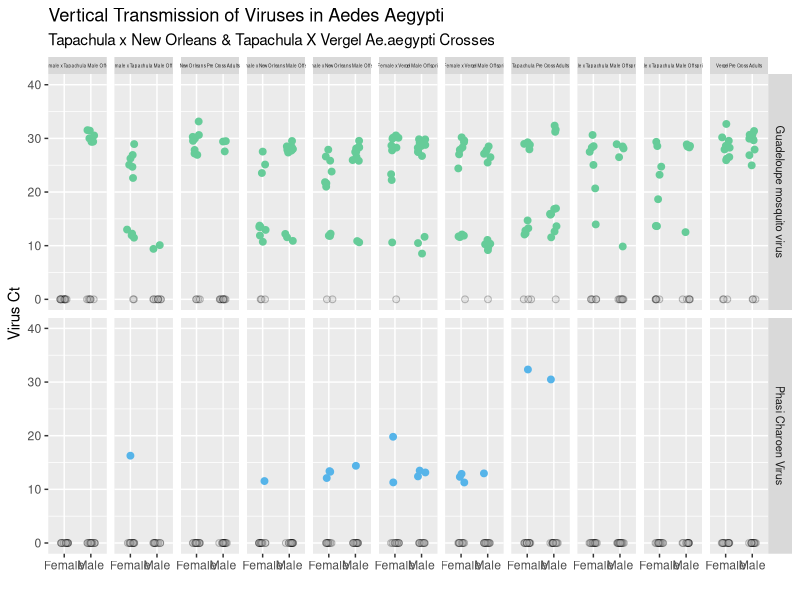
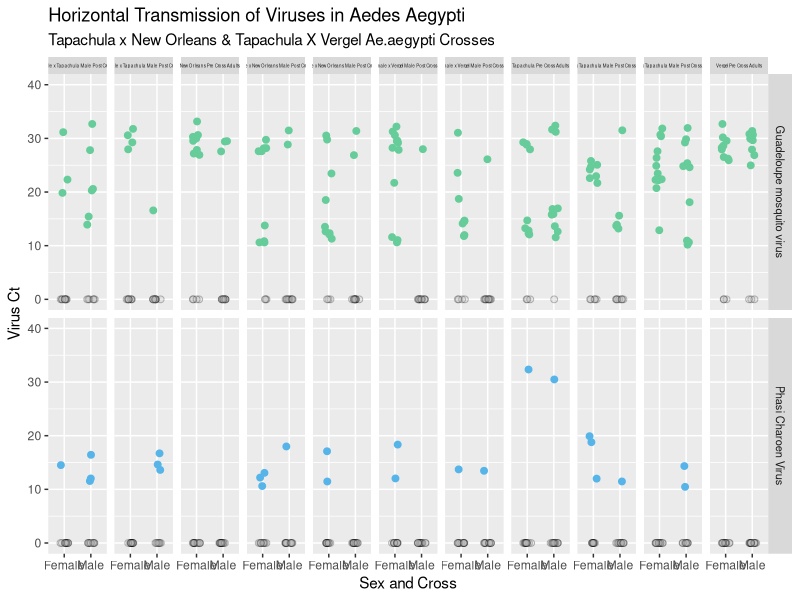
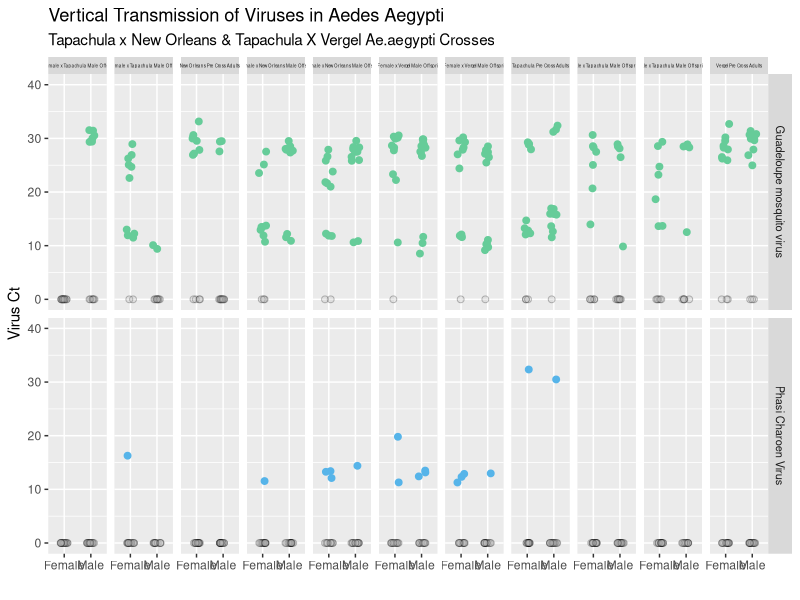
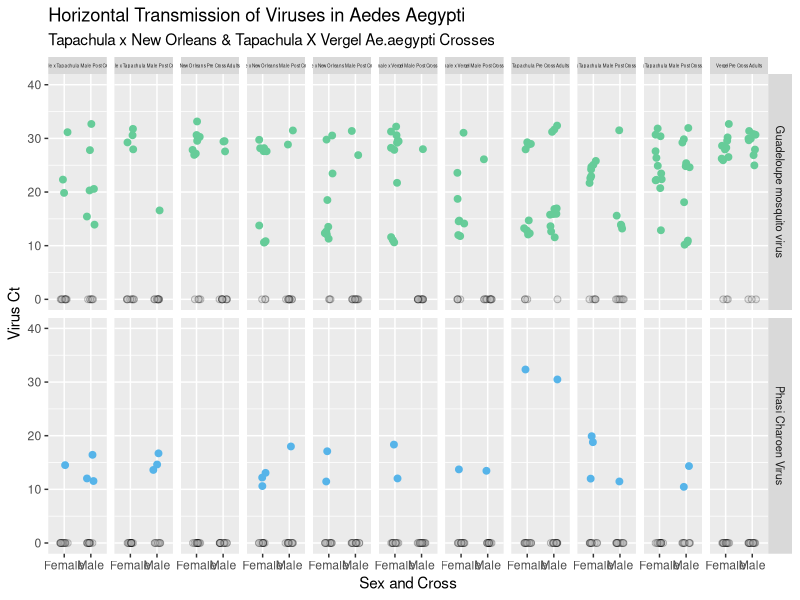

The R source for these figures, in order:
library(tidyverse)
library(readxl)

# Vertical Transmission Tapachula crosses

df <- read_excel("T_vertical_list_updated.xlsx")

ggplot() + geom_jitter(data = filter(df, Virus_TF == "T"), 
                       mapping = aes(x= Sex, y= qPCR_Ct, fill=Virus, color = Virus), 
                       width=0.15, height = 0, shape=21, size=2) +
  geom_jitter(data = filter(df, Virus_TF == "F"), mapping = aes(x=Sex, y=1e-6),
              width=0.15, height = 0, shape=21, fill="grey70", color="black", size=2, alpha=0.25) +
  facet_grid(vars(Virus), vars(Name)) +
  theme(strip.text.x = element_text(size = 2)) +
  ylim(0,40) +
  ylab("Virus Ct") + xlab("") + 
  ggtitle("Vertical Transmission of Viruses in Aedes Aegypti", subtitle = "Tapachula x New Orleans & Tapachula X Vergel Ae.aegypti Crosses") +
  scale_color_manual(values=c("#66CC99", "#56B4E9")) +
  scale_fill_manual(values=c("#66CC99", "#56B4E9")) +
  theme(legend.position = "none") + theme_grey() + theme(legend.position = "none") +
theme(strip.text.x = element_text(size = 3.25), 
      strip.text.y = element_text(size = 8))  


ggsave("T_crosses_vertical_Rplot.pdf", height = 10, width = 20, units = "in")


# Horizontal Transmission Tapachula crosses

df <- read_excel("T_horizontal_list_updated.xlsx")

ggplot() + geom_jitter(data = filter(df, Virus_TF == "T"), 
                       mapping = aes(x= Sex, y= qPCR_Ct, fill=Virus, color = Virus), 
                       width=0.15, height = 0, shape=21, size=2) +
  geom_jitter(data = filter(df, Virus_TF == "F"),
              mapping = aes(x=Sex, y=1e-6),
              width=0.15, height = 0, shape=21, fill="grey70", color="black", size=2, alpha=0.25) +
  facet_grid(vars(Virus), vars(Name)) +
  theme(strip.text.x = element_text(size = 6)) +
  ylim(0,40) +
  ylab("Virus Ct") + xlab("Sex and Cross") + 
  ggtitle("Horizontal Transmission of Viruses in Aedes Aegypti", subtitle = "Tapachula x New Orleans & Tapachula X Vergel Ae.aegypti Crosses") +
  scale_color_manual(values=c("#66CC99", "#56B4E9")) +
  scale_fill_manual(values=c("#66CC99", "#56B4E9")) +
  theme(legend.position = "none") + theme_grey() + theme(legend.position = "none") +
  theme(strip.text.x = element_text(size = 3.25), 
        strip.text.y = element_text(size = 8)) 

ggsave("T_crosses_horizontal_Rplot.pdf", height = 10, width = 20, units = "in")
